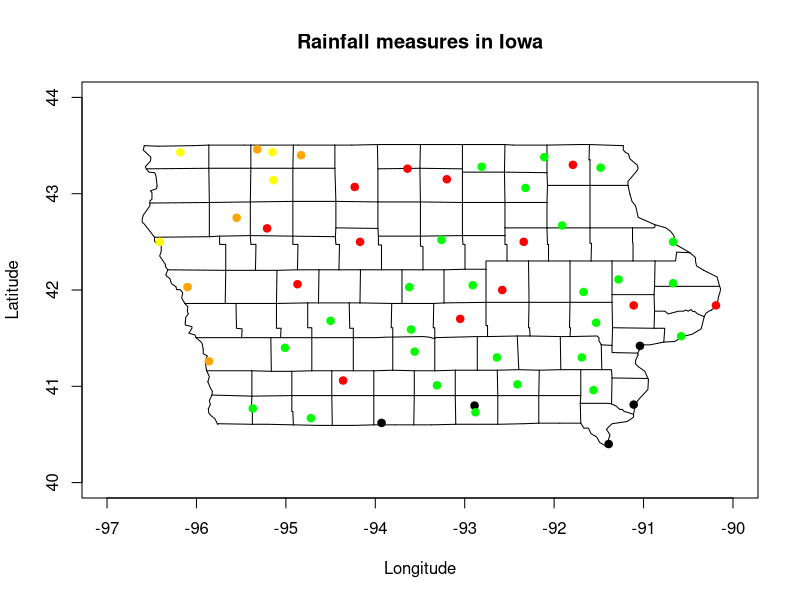

Reproduce this figure in R.
setwd('/home/tuomas/R/Projects/DATA.ML420/datasets')
data = read.table("RainIowa.txt")
summary(data)
attach(data)

colors = c('yellow','orange','red','green','black')
levels = cut(mm, c(700,770,789.25,908.50,975.75,1043))
as.numeric(levels)

library(maps)
plot(Longitude, Latitude, xlim=c(-97,-90), ylim=c(40, 44), 
     xlab="Longitude",  ylab="Latitude", main="Rainfall measures in Iowa", "n")
map("county", "iowa",add=TRUE)
points(Longitude, Latitude, col=colors[as.numeric(levels)], pch=19)
